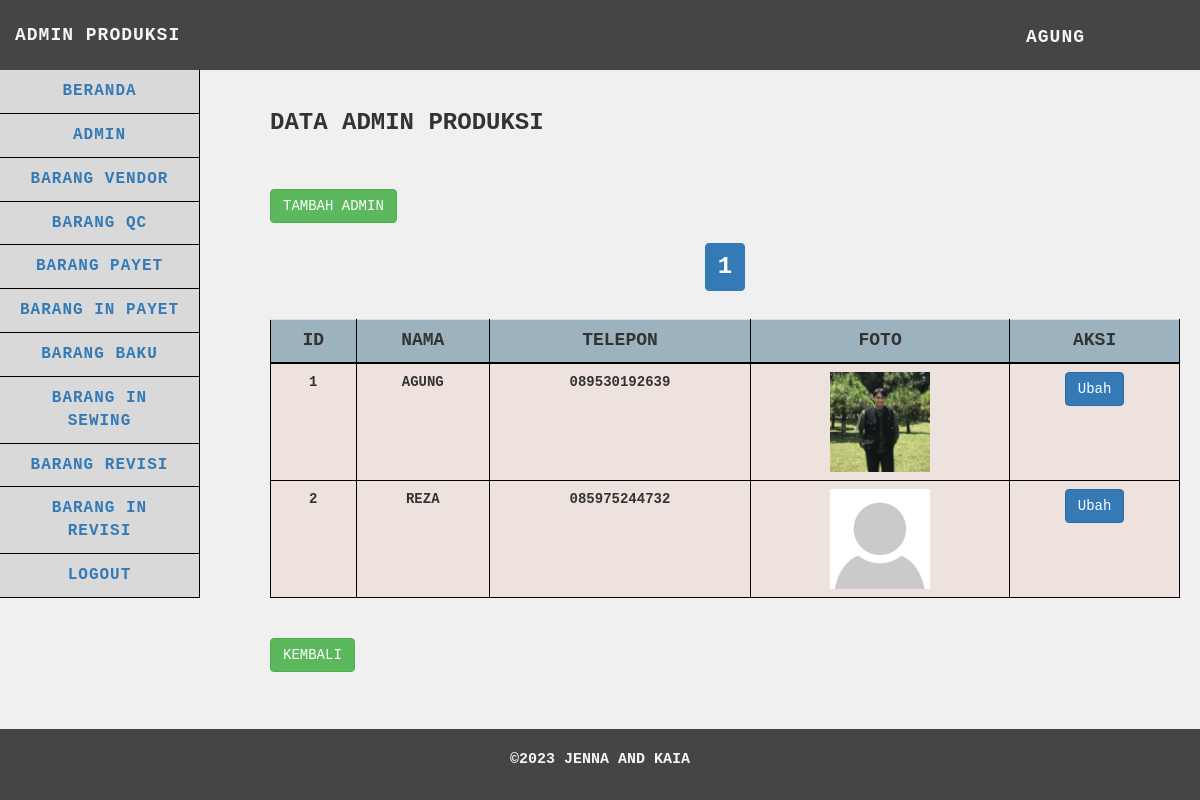
The app's page /produksi/admin/admin.php (signed in), older data.
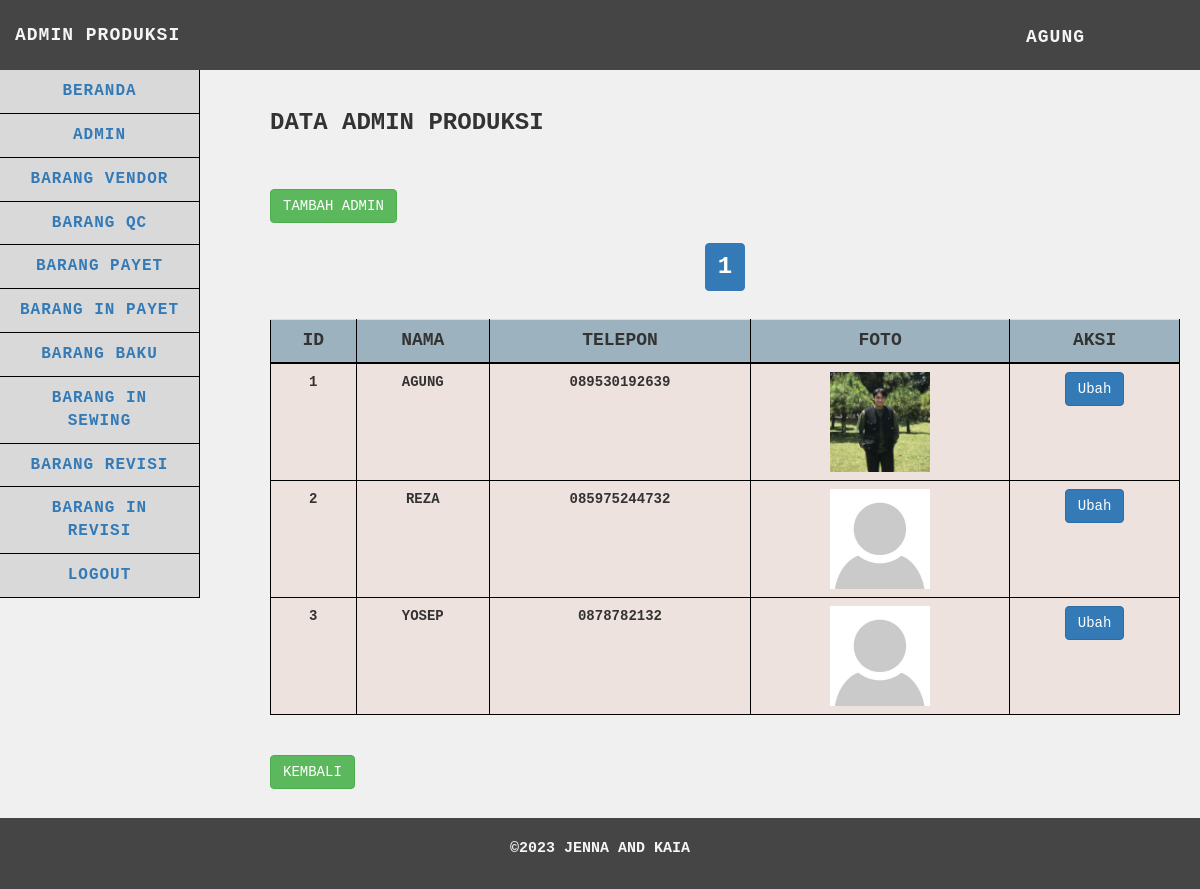
The same page, newer data.
### tables this page shows
CREATE TABLE `admin_produksi` (
  `id` int(25) NOT NULL,
  `username` varchar(255) NOT NULL,
  `password` varchar(255) NOT NULL,
  `nama` varchar(255) NOT NULL,
  `telepon` varchar(255) NOT NULL,
  `foto` varchar(255) NOT NULL
);

### produksi/admin/functions.php (called while the page is built, shortened)
<?php
$db = mysqli_connect("localhost", "root", "", "gudangjenna");
function query($query)
{
    global $db;
    $result = mysqli_query($db, $query);
    $rows = [];
    while ($row = mysqli_fetch_assoc($result)) {
        $rows[] = $row;
    }
    return $rows;
}
function getNama($username) {
    global $db;
    $query = "SELECT nama FROM admin_produksi WHERE username = '$username'";
    $result = mysqli_query($db, $query);
    if ($result && mysqli_num_rows($result) > 0) {
        $user = mysqli_fetch_assoc($result);
        return $user['nama'];
    } else {
        return "Nama Tidak Ditemukan";
    }
}
?>

### produksi/admin/admin.php (the view, shortened to what this page needs)
<?php
$adminproduksi = query("SELECT * FROM admin_produksi");
$limit = 5;
$page = isset($_GET['page']) ? $_GET['page'] : 1;
$start = ($page - 1) * $limit;
$adminproduksi = query("SELECT * FROM admin_produksi LIMIT $start, $limit");
$totalRecords = count(query("SELECT * FROM admin_produksi"));
$totalPages = ceil($totalRecords / $limit);
?>
<!DOCTYPE html>
<html>
<head>
    <link href="../../vendor/css/bootstrap/bootstrap.min.css" rel="stylesheet">
    <link href="../../vendor/css/bootstrap/bootstrap.css" rel="stylesheet">
    <link href="../../vendor/font-awesome/css/font-awesome.min.css" rel="stylesheet" type="text/css">
    <link href="../../css/admin.css" rel="stylesheet">
</head>
<body>
    <nav class="navbar navbar-default navbar-static-top" role="navigation" style="margin-bottom: 0">
        <div class="navbar-header">
            <a class="navbar-brand">ADMIN PRODUKSI</a>
        </div>
        <ul class="nav navbar-top-links navbar-right">
            <li class="dropdown">
                <a class="dropdown-toggle" data-toggle="dropdown"
                    href="../logout.php"><?php echo getNama($_SESSION['usernamepr']); ?></i>
                </a>
            </li>
        </ul>
        <div class="navbar-default sidebar" role="navigation" style="font-size: medium;">
            <div class="sidebar-nav navbar-collapse">
                <ul class="nav" id="side-menu">
                    <li>
                        <a href="../beranda.php">
                            BERANDA
                        </a>
                    </li>
                    <li>
                        <a href="admin.php">
                            ADMIN
                        </a>
                    </li>
                    <li>
                        <a href="../barangvendor/barangvendor.php">
                            BARANG VENDOR
                        </a>
                    </li>
                    <li>
                        <a href="../barangqc/barangqc.php">
                            BARANG QC
                        </a>
                    </li>
                    <li>
                        <a href="../barangpayet/barangpayet.php">
                            BARANG PAYET
                        </a>
                    </li>
                    <li>
                        <a href="../baranginpayet/baranginpayet.php">
                            BARANG IN PAYET
                        </a>
                    </li>
                    <li>
                        <a href="../barangbaku/barangbaku.php">
                            BARANG BAKU
                        </a>
                    </li>
                    <li>
                        <a href="../baranginsewing/baranginsewing.php">
                            BARANG IN SEWING
                        </a>
                    </li>
                    <li>
                        <a href="../barangrevisi/barangrevisi.php">
                            BARANG REVISI
                        </a>
                    </li>
                    <li>
                        <a href="../baranginrevisi/baranginrevisi.php">
                            BARANG IN REVISI
                        </a>
                    </li>
                    <li>
                        <a href="../logout.php" onclick="return confirm('yakin ingin logout?')">
                            Logout
                        </a>
                    </li>
                </ul>
            </div>
        </div>
    </nav>
    <div class="content">
        <div class="container-fluid">
            <h1 class="page-header">Data Admin Produksi
                <br><br><br>
                <div class="text-left">
                    <a href="#" class="btn btn-success" data-toggle="modal" data-target="#tambahAdminModal">Tambah
                        Admin</a>
                </div>
                <div class="text-center">
                    <ul class="pagination">
                        <?php for ($p = 1; $p <= $totalPages; $p++) : ?>
                        <li class="<?php if ($p == $page) echo 'active'; ?>">
                            <a href="?page=<?php echo $p; ?>"><?php echo $p; ?></a>
                        </li>
                        <?php endfor; ?>
                    </ul>
                </div>
                <div class="table-responsive">
                    <table id="data-table" class="table table-hover">
                        <tr>
                            <th scope="col">Id</th>
                            <th scope="col">Nama</th>
                            <th scope="col">Telepon</th>
                            <th scope="col">Foto</th>
                            <th scope="col">Aksi</th>
                        </tr>
                        <?php $i = 1 + ($page - 1) * $limit; ?>
                        <?php foreach ($adminproduksi as $row) : ?>
                        <tr>
                            <td><?= $i; ?></td>
                            <td><?= $row["nama"]; ?></td>
                            <td><?= $row["telepon"]; ?></td>
                            <td><img src="../../images/<?= $row["foto"]; ?>"></td>
                            <td>
                                <div class="btn-group text-center" style="display: flex; justify-content: center;">
                                    <button type="button" class="btn btn-primary" data-toggle="modal"
                                        data-target="#ubahAdminModal<?= $row["id"]; ?>">Ubah</button>
                                </div>
                            </td>
                        </tr>
                        <?php $i++; ?>
                        <?php endforeach; ?>
                    </table>
                </div>
                <div style="margin-top: 20px;">
                    <a href="../beranda.php" class="btn btn-success">Kembali</a>
                </div>
        </div>
    </div>
    <footer>
        <p>©2023 Jenna and Kaia</p>
    </footer>
</body>
</html>

### css/admin.css (style rules this page uses)
body { font-family: 'Courier New', Courier, monospace; text-transform: uppercase; margin: 0; padding: 0; background-color: #F0F0F0; display: flex; flex-direction: column; min-height: 100vh; }
p { font-size: 15px; }
h1 { text-transform: uppercase; font-weight: 500; }
.page-header { font-weight: bold; font-size: 24px; }
.navbar { background-color: #454545; font-size: large; letter-spacing: 1px; font-weight: 700; font-family: 'Courier New', Courier, monospace; text-transform: uppercase; border: none; height: 70px; position: fixed; top: 0; width: 100%; z-index: 1; }
.navbar-header .navbar-brand { color: whitesmoke; margin-top: 10px; }
.dropdown { background-color: #454545; width: 100%; }
.dropdown-toggle { color: whitesmoke; margin-top: 10px; }
.navbar-top-links { margin-right: 0; }
.navbar-top-links li { display: inline-block; }
.navbar-top-links li:last-child { margin-right: 100px; }
.navbar-top-links li a { padding: 15px; min-height: 50px; }
.sidebar { background-color: #D9D9D9; text-align: center; }
.sidebar .sidebar-nav.navbar-collapse { padding-left: 0; padding-right: 0; }
.sidebar ul li { border-bottom: 1px solid black; border-right: 1px solid black; }
@media (min-width: 768px) { .sidebar { z-index: 1; position: absolute; width: 200px; margin-top: 70px; } }
@media (min-width: 768px) { .navbar-top-links { margin-left: auto; } }
.content { padding-top: 50px; padding-bottom: 50px; flex: 1; }
.container-fluid { padding: 20px; }
.table { border-collapse: collapse; width: 100%; }
.table th { background-color: #9DB2BF; border: 1px solid black; text-align: center; border-bottom: 2px solid black; font-size: 18px; }
.table td { background-color: #EEE2DE; border: 1px solid black; text-align: center; font-size: 14px; }
table img { max-height: 100px; width: auto; }
@media (min-width: 768px) { .content { margin-left: 250px; } }
footer { text-transform: uppercase; padding: 20px; color: whitesmoke; background-color: #454545; text-align: center; font-weight: bold; position: fixed; bottom: 0; left: 0; width: 100%; }
footer p { text-align: center; }

Row changes from the older to the newer data that the page shows:
added admin_produksi: nama "YOSEP", telepon "0878782132", foto (placeholder picture)
